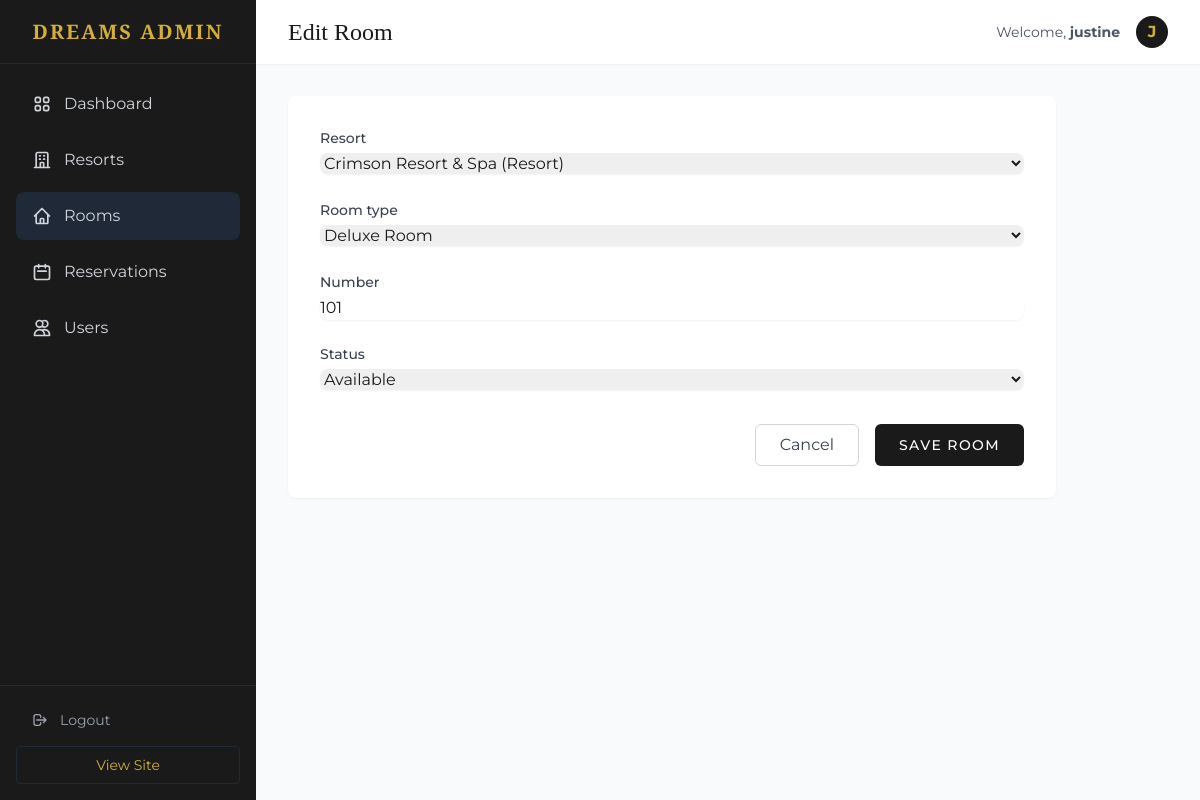
Page /custom-admin/rooms/46/edit/ (signed in) on the committed database.
### core/models.py (models this page shows, shortened)
class Room(models.Model):
    STATUS_CHOICES = [
        ('A', 'Available'),
        ('M', 'Maintenance'),
    ]
    resort = models.ForeignKey(Resort, on_delete=models.CASCADE, related_name='rooms')
    room_type = models.ForeignKey(RoomType, on_delete=models.CASCADE, related_name='rooms')
    number = models.CharField(max_length=50)
    status = models.CharField(max_length=1, choices=STATUS_CHOICES, default='A')

### core/views_admin.py (the view)
# urls.py: path('custom-admin/rooms/<int:pk>/edit/', views_admin.admin_room_update, name='admin_room_update'),
@user_passes_test(is_admin, login_url='login')
def admin_room_update(request, pk):
    room = get_object_or_404(Room, pk=pk)
    if request.method == 'POST':
        form = RoomForm(request.POST, instance=room)
        if form.is_valid():
            form.save()
            messages.success(request, 'Room updated successfully!')
            return redirect('admin_room_list')
    else:
        form = RoomForm(instance=room)
    return render(request, 'core/admin/room_form.html', {'form': form})

### core/forms.py
class RoomForm(forms.ModelForm):
    class Meta:
        model = Room
        fields = ['resort', 'room_type', 'number', 'status']
        widgets = {
            'resort': forms.Select(attrs={'class': 'w-full border-gray-300 rounded-lg shadow-sm focus:border-accent focus:ring focus:ring-accent focus:ring-opacity-50'}),
            'room_type': forms.Select(attrs={'class': 'w-full border-gray-300 rounded-lg shadow-sm focus:border-accent focus:ring focus:ring-accent focus:ring-opacity-50'}),
            'number': forms.TextInput(attrs={'class': 'w-full border-gray-300 rounded-lg shadow-sm focus:border-accent focus:ring focus:ring-accent focus:ring-opacity-50'}),
            'status': forms.Select(attrs={'class': 'w-full border-gray-300 rounded-lg shadow-sm focus:border-accent focus:ring focus:ring-accent focus:ring-opacity-50'}),
        }

### core/models.py (called while the page is built)
    def __str__(self):
        return f"{self.name} ({self.category})"

    def __str__(self):
        return self.name

### core/views_admin.py (called while the page is built)
def is_admin(user):
    return user.is_authenticated and (user.is_staff or user.is_superuser)

### core/templates/core/admin/room_form.html (shortened to what this page needs)
{% extends 'core/admin/base_admin.html' %}
{% block header_title %}
{% if form.instance.pk %}Edit Room{% else %}Add New Room{% endif %}
{% endblock %}
{% block content %}
<div class="max-w-3xl bg-white rounded-lg shadow-sm p-8">
    <form method="post">
        <div class="grid grid-cols-1 gap-6">
            {% for field in form %}
            <div>
                <label for="{{ field.id_for_label }}" class="block text-sm font-medium text-gray-700 mb-1">
                    {{ field.label }}
                </label>
                {{ field }}
            </div>
            {% endfor %}
        </div>
        <div class="mt-8 flex justify-end space-x-4">
            <a href="{% url 'admin_room_list' %}"
                class="px-6 py-2 border border-gray-300 rounded-md text-gray-700 hover:bg-gray-50 transition-colors">
                Cancel
            </a>
            <button type="submit"
                class="bg-primary text-white px-6 py-2 rounded-md hover:bg-gray-800 transition-colors uppercase tracking-widest text-sm font-medium">
                Save Room
            </button>
        </div>
    </form>
</div>
{% endblock %}

### core/templates/core/admin/base_admin.html (shortened to what this page needs)
<!DOCTYPE html>
<html lang="en">
<head>
    <script src="https://cdn.tailwindcss.com"></script>
</head>
<body class="bg-gray-100 font-sans text-primary flex h-screen overflow-hidden">
    <aside class="w-64 bg-primary text-white flex flex-col shadow-lg">
        <div class="h-16 flex items-center justify-center border-b border-gray-800">
            <a href="{% url 'admin_dashboard' %}" class="text-xl font-serif font-bold tracking-widest text-accent">
                DREAMS ADMIN
            </a>
        </div>
        <nav class="flex-1 overflow-y-auto py-4">
            <ul class="space-y-2 px-4">
                <li>
                    <a href="{% url 'admin_dashboard' %}"
                        class="flex items-center px-4 py-3 text-gray-300 hover:bg-gray-800 hover:text-accent rounded-lg transition-colors {% if request.resolver_match.url_name == 'admin_dashboard' %}bg-gray-800 text-accent{% endif %}">
                        Dashboard
                    </a>
                </li>
                <li>
                    <a href="{% url 'admin_resort_list' %}"
                        class="flex items-center px-4 py-3 text-gray-300 hover:bg-gray-800 hover:text-accent rounded-lg transition-colors {% if 'resort' in request.resolver_match.url_name %}bg-gray-800 text-accent{% endif %}">
                        <svg class="w-5 h-5 mr-3" fill="none" stroke="currentColor" viewBox="0 0 24 24">
                            <path stroke-linecap="round" stroke-linejoin="round" stroke-width="2"
                                d="M19 21V5a2 2 0 00-2-2H7a2 2 0 00-2 2v16m14 0h2m-2 0h-5m-9 0H3m2 0h5M9 7h1m-1 4h1m4-4h1m-1 4h1m-5 10v-5a1 1 0 011-1h2a1 1 0 011 1v5m-4 0h4">
                            </path>
                        </svg>
                        Resorts
                    </a>
                </li>
                <li>
                    <a href="{% url 'admin_room_list' %}"
                        class="flex items-center px-4 py-3 text-gray-300 hover:bg-gray-800 hover:text-accent rounded-lg transition-colors {% if 'room' in request.resolver_match.url_name %}bg-gray-800 text-accent{% endif %}">
                        <svg class="w-5 h-5 mr-3" fill="none" stroke="currentColor" viewBox="0 0 24 24">
                            <path stroke-linecap="round" stroke-linejoin="round" stroke-width="2"
                                d="M3 12l2-2m0 0l7-7 7 7M5 10v10a1 1 0 001 1h3m10-11l2 2m-2-2v10a1 1 0 01-1 1h-3m-6 0a1 1 0 001-1v-4a1 1 0 011-1h2a1 1 0 011 1v4a1 1 0 001 1m-6 0h6">
                            </path>
                        </svg>
                        Rooms
                    </a>
                </li>
                <li>
                    <a href="{% url 'admin_reservation_list' %}"
                        class="flex items-center px-4 py-3 text-gray-300 hover:bg-gray-800 hover:text-accent rounded-lg transition-colors {% if 'reservation' in request.resolver_match.url_name %}bg-gray-800 text-accent{% endif %}">
                        <svg class="w-5 h-5 mr-3" fill="none" stroke="currentColor" viewBox="0 0 24 24">
                            <path stroke-linecap="round" stroke-linejoin="round" stroke-width="2"
                                d="M8 7V3m8 4V3m-9 8h10M5 21h14a2 2 0 002-2V7a2 2 0 00-2-2H5a2 2 0 00-2 2v12a2 2 0 002 2z">
                            </path>
                        </svg>
                        Reservations
                    </a>
                </li>
                <li>
                    <a href="{% url 'admin_user_list' %}"
                        class="flex items-center px-4 py-3 text-gray-300 hover:bg-gray-800 hover:text-accent rounded-lg transition-colors {% if 'user' in request.resolver_match.url_name %}bg-gray-800 text-accent{% endif %}">
                        <svg class="w-5 h-5 mr-3" fill="none" stroke="currentColor" viewBox="0 0 24 24">
                            <path stroke-linecap="round" stroke-linejoin="round" stroke-width="2"
                                d="M12 4.354a4 4 0 110 5.292M15 21H3v-1a6 6 0 0112 0v1zm0 0h6v-1a6 6 0 00-9-5.197M13 7a4 4 0 11-8 0 4 4 0 018 0z">
                            </path>
                        </svg>
                        Users
                    </a>
                </li>
            </ul>
        </nav>
        <div class="p-4 border-t border-gray-800">
            <form action="{% url 'logout' %}" method="post">
                <button type="submit"
                    class="flex items-center w-full px-4 py-2 text-sm text-gray-400 hover:text-white hover:bg-gray-800 rounded transition-colors">
                    <svg class="w-4 h-4 mr-3" fill="none" stroke="currentColor" viewBox="0 0 24 24">
                        <path stroke-linecap="round" stroke-linejoin="round" stroke-width="2"
                            d="M17 16l4-4m0 0l-4-4m4 4H7m6 4v1a3 3 0 01-3 3H6a3 3 0 01-3-3V7a3 3 0 013-3h4a3 3 0 013 3v1">
                        </path>
                    </svg>
                    Logout
                </button>
            </form>
            <a href="{% url 'home' %}"
                class="flex items-center w-full px-4 py-2 mt-2 text-sm text-accent hover:text-white rounded transition-colors justify-center border border-gray-800 hover:border-gray-600">
                View Site
            </a>
        </div>
    </aside>
    <main class="flex-1 flex flex-col overflow-hidden bg-gray-50">
        <header class="h-16 bg-white shadow-sm flex items-center justify-between px-8">
            <h2 class="text-2xl font-serif text-primary">{% block header_title %}Dashboard{% endblock %}</h2>
            <div class="flex items-center space-x-4">
                <span class="text-sm text-gray-600">Welcome, <strong>{{ user.username }}</strong></span>
                <div class="w-8 h-8 rounded-full bg-primary text-accent flex items-center justify-center font-bold">
                    {{ user.username|make_list|first|upper }}
                </div>
            </div>
        </header>
        <div class="flex-1 overflow-y-auto p-8">
            {% block content %}{% endblock %}
        </div>
    </main>
</body>
</html>

### rows in the picture
Room: form "Crimson Resort & Spa (Resort)" "Deluxe Room" "101" "Available"

### other values in the picture
{{ user.username }} "justine"
{{ user.username|make_list|first|upper }} "J"
{{ field.label }} "Resort" "Room type" "Number" "Status"
